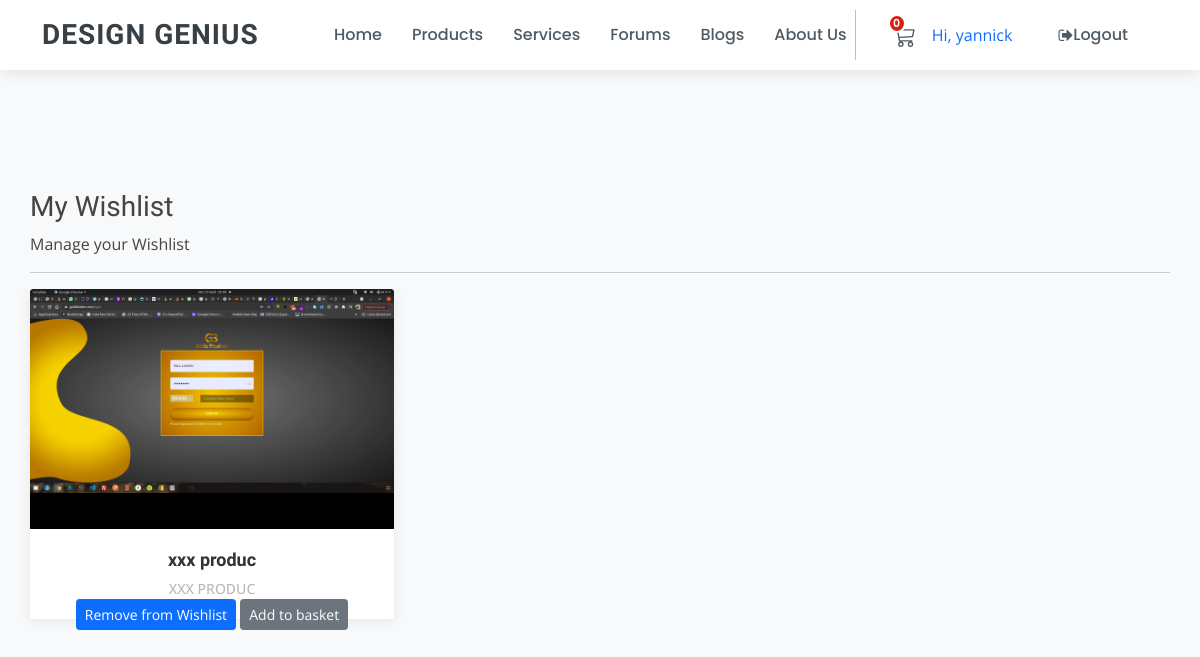
Before: /account/wishlist (signed in) with the older database file.
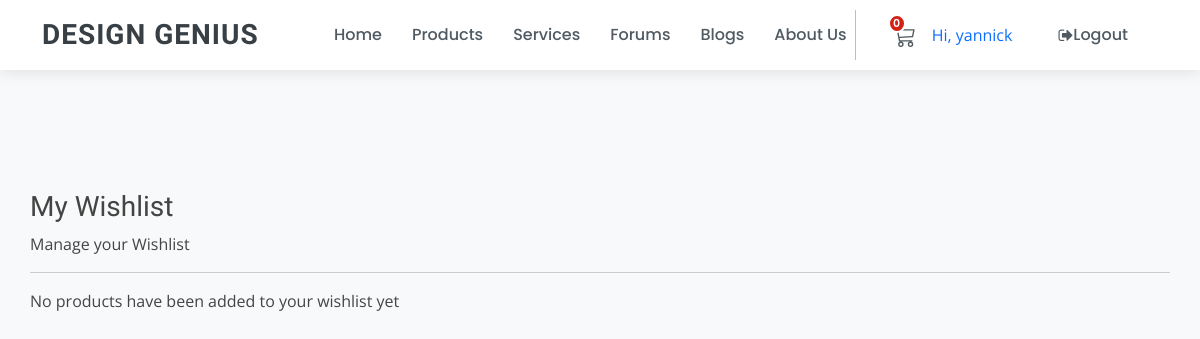
After: the same page with the newer database file.
### Stores/models.py (models this page shows, shortened)
class ProductImage(models.Model):
    product = models.ForeignKey(Product, on_delete=models.CASCADE, related_name="product_image")
    image = ImageField(blank=True, manual_crop="")
    alt_text = models.CharField(
        verbose_name=_("Alturnative text"),
        help_text=_("Please add alturnative text"),
        max_length=255,
        null=True,
        blank=True,
    )
    is_feature = models.BooleanField(default=False)
    created_at = models.DateTimeField(auto_now_add=True, editable=False)
    updated_at = models.DateTimeField(auto_now=True)
    class Meta:
        verbose_name = _("Product Image")
        verbose_name_plural = _("Product Images")

class Product(models.Model):
    product_type = models.ForeignKey(ProductType, on_delete=models.RESTRICT)
    category = models.ForeignKey(Category, on_delete=models.RESTRICT)
    title = models.CharField(
        verbose_name=_("title"),
        help_text=_("Required"),
        max_length=255,
    )
    description = models.TextField(verbose_name=_("description"), help_text=_("Not Required"), blank=True)
    slug = models.SlugField(null=True, blank=True)
    regular_price = models.DecimalField(
        verbose_name=_("Regular price"),
        help_text=_("Maximum 999.99"),
        error_messages={
            "name": {
                "max_length": _("The price must be between 0 and 999.99."),
            },
        },
        max_digits=5,
        decimal_places=2,
    )
    discount_price = models.DecimalField(
        verbose_name=_("Discount price"),
        help_text=_("Maximum 999.99"),
        error_messages={
            "name": {
                "max_length": _("The price must be between 0 and 999.99."),
            },
        },
        max_digits=5,
        decimal_places=2,
    )
    is_active = models.BooleanField(
        verbose_name=_("Product visibility"),
        help_text=_("Change product visibility"),
        default=True,
    )
    created_at = models.DateTimeField(_("Created at"), auto_now_add=True, editable=False)
    updated_at = models.DateTimeField(_("Updated at"), auto_now=True)
    users_wishlist = models.ManyToManyField(settings.AUTH_USER_MODEL, related_name="user_wishlist", blank=True)
    class Meta:
        ordering = ("-created_at",)
        verbose_name = _("Product")
        verbose_name_plural = _("Products")
    def get_absolute_url(self):
        return reverse("Stores:product_detail", args=[self.slug])

### Accounts/views.py (the view)
# urls.py: path("wishlist", views.wishlist, name="wishlist"),
@login_required
def wishlist(request):
    products = Product.objects.filter(users_wishlist=request.user)
    return render(request, "dashboard/user_wish_list.html", {"wishlist": products})

### Accounts/views.py (called while the page is built)
def global_params(request):
    if request.user.is_anonymous:
        subscription_info = None
    else:
        try:
            subscription_info = Subscription.objects.get(user_membership=request.user)
        except Subscription.DoesNotExist:
             subscription_info = None
    context = {
        "subscription_info": subscription_info,
    }
    return context

### Basket/basket.py (called while the page is built)
    def __len__(self):
        return sum(item["qty"] for item in self.basket.values())

### Accounts/templates/dashboard/user_wish_list.html (shortened to what this page needs)
{% extends 'layout/base.html' %} {% load crispy_forms_tags %} {% load static %} {% block content %} {% include "layout/_nav.html" %}
<div class="container portfolio" style="margin-top:130px;" id="portfolio" >
  <div class="col-12 mx-auto" >
  <h1 class="h3">My Wishlist</h1>
  <div>Manage your Wishlist</div>
  <hr />
  {% if wishlist %}
  <div class="row portfolio-container">
    {% for product in wishlist  %}
    <div class="col-lg-4 col-md-6 portfolio-item filter-app wow fadeInUp">
        <div class="portfolio-wrap">
        {% for image in product.product_image.all %}
            {% if image.is_feature%}
            <figure>
                <img src="{{ image.image.url }}" class="img-fluid" alt="">
            </figure>
            {% endif %}
        {% endfor %}
        <div class="portfolio-info">
            <h4><a href="{{ product.get_absolute_url }}">{{ product.title|slice:":50" }}</a></h4>
            <p>{{ product.title|slice:":50" }}</p>
            <a type="button" class="btn btn-primary fw500 btn-sm" href="{% url 'Accounts:user_wishlist' product.id %}">Remove from Wishlist</a>
            <button type="button" id="add-button" value="{{product.id}}" class="btn btn-secondary btn-sm ">Add to basket</button>
        </div>
        </div>
    </div>
    {% endfor %}
  </div>
  {% else %}
  <p class="card-text">No products have been added to your wishlist yet</p>
  {% endif %}
</div>
</div>
{% endblock %}

Changed rows visible on the page:
removed Product: title "xxx produc", title "XXX PRODUC", {{ product.id }} 2 (drawn)
removed ProductImage: image (picture)
Other visible differences:
text now shown: "No products have been added to your wishlist yet"
